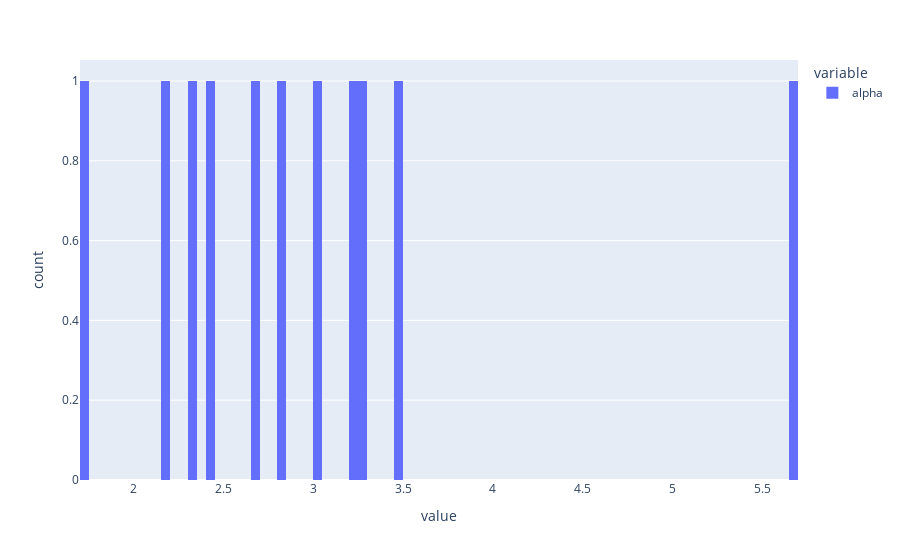

The notebook cell saved with this chart:
### Code cell
px.histogram(details_frozen['alpha'], nbins = 100)

### Figure 1 — Plotly figure (JSON) as saved in the notebook; plotly's stock layout.template omitted (floating-point values rounded to 4 significant figures)
{"data": [{"alignmentgroup": "True", "bingroup": "x", "hovertemplate": "variable=alpha<br>value=%{x}<br>count=%{y}<extra></extra>", "legendgroup": "alpha", "marker": {"color": "#636efa", "pattern": {"shape": ""}}, "name": "alpha", "nbinsx": 100, "offsetgroup": "alpha", "orientation": "v", "showlegend": true, "type": "histogram", "x": [2.401, 1.721, 3.048, 5.667, 2.652, 3.206, 3.49, 3.261, 2.322, 2.162, 2.842], "xaxis": "x", "yaxis": "y"}], "layout": {"barmode": "relative", "legend": {"title": {"text": "variable"}, "tracegroupgap": 0}, "margin": {"t": 60}, "xaxis": {"anchor": "y", "domain": [0, 1], "title": {"text": "value"}}, "yaxis": {"anchor": "x", "domain": [0, 1], "title": {"text": "count"}}}}
